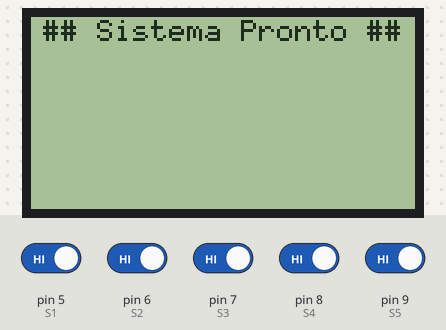
The sketch below on a simulated Arduino Uno, built with avr-gcc and run on an emulated ATmega328P. Parts: 128×64 one-colour display. The test bench sets the inputs (shaded band); at power-on: pin 5 (S1), pin 6 (S2), pin 7 (S3), pin 8 (S4), pin 9 (S5) HIGH. What the sketch prints to the serial monitor is not drawn.

Above: at 11.2 s.
11.3 s: pin 5 (S1) driven LOW and pin 6 (S2) driven LOW and pin 7 (S3) driven LOW and pin 8 (S4) driven LOW and pin 9 (S5) driven LOW
At 19.3 s:
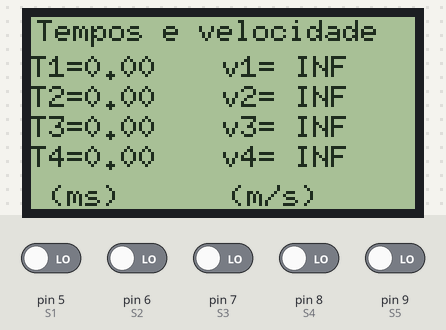
At 60.5 s:
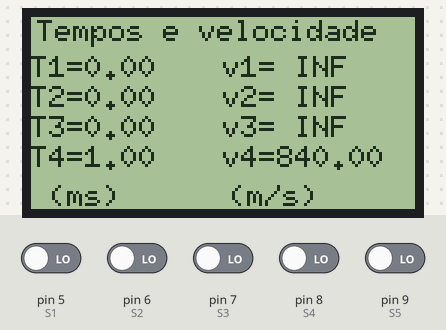
Timing chart, 0 to 60.8 s (numbered marks = the images above; inputs shaded):
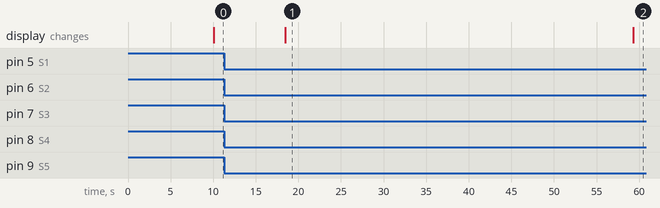

The sketch:

Trilho_LCD.ino
```cpp
/*--------------------------------------------------------------------------
  UNIVERSIDADE FEDERAL DO CEARÁ - UFC
  LABORATÓRIO DE MÍDIAS EDUCACIONAIS - LME
  PROJETO: Física com Arduino
  ANALISTA: Antonio de Lisboa Coutinho Junior
  DESENVOLVEDOR: Yure Vieira Sampaio Albuquerque
  DATA: 05/03/2018
  VERSÃO: 1.0
  REPOSITÓRIO: GOOGLE DRIVE\UAB - Arduino\Código Arduino

  DESCRIÇÃO:
  Código para coleta de dados do instrumento TRILHO HORIZONTAL ou QUEDA LIVRE.
  Possui cinco sensores de obstáculo para detectar um objeto
  que se desloque em um trilho (perfil em U) ou em queda livre.
  Conectorização em placa Arduino Uno R3.
  Serão tomados 4 tempos.
  Calculada a velocidade do objeto.
  Transmissão via módulo Serial/Bluetooth.
  Dados mostrados em um display LCD 128x64
  A introdução no Monitor Serial do Arduino a distância entre os sensores é opcional.

  --------------------------------------------------------------------------*/
#include "U8glib.h"
// A linha abaixo define as ligacoes e deve ser ajustada conforme o display utilizado.
U8GLIB_ST7920_128X64_4X u8g(10);//Ligação confirme https://circuitdigest.com/fullimage?i=circuitdiagram_mic/Interfacing-circuit-diagram-of-Graphical-LCD-with-Arduino.png
//Pinos para sensores(Entradas analogicas são usadas como entradas digitais simples)
#define S1 5
#define S2 6
#define S3 7
#define S4 8
#define S5 9

unsigned long t1 = 0, t2 = 0, t3 = 0, t4 = 0, t5 = 0; //Registros de tempo para cada sensor apartir de millis().
float T1, T2, T3, T4;                                 //Tempos entre sensores.
float v1, v2, v3, v4;                                 //Velocidades médias durante a passagem por cada cada sensor.
int sensor_atual = 5;                                 //Sensor ativado atualmente, importante para manter a sequencia de leitura de sensores.
int leitura;                                          //Habilita o calculo de velocidade após o termino da leitura de todos os sensores.
float distancia = -1.0;                               //Distancia entre sensores.

//Preparação do display.
void u8g_prepare()
{
  u8g.setFont(u8g_font_6x10);
  u8g.setFontRefHeightExtendedText();
  u8g.setDefaultForegroundColor();
  u8g.setFontPosTop();
}
//Rotina para imprimir mensagens.
void LCD_printValues() {
  String value1 = String(T1);
  String value2 = String(T2);
  String value3 = String(T3);
  String value4 = String(T4);

  char msg1[23], msg2[23], msg3[23], msg4[23];

  sprintf(msg1, "T1=%s", value1.c_str());
  sprintf(msg2, "T2=%s", value2.c_str());
  sprintf(msg3, "T3=%s", value3.c_str());
  sprintf(msg4, "T4=%s", value4.c_str());

  u8g.drawStr( 2, 0, "Tempos e velocidade");

  u8g.drawStr( 0, 12, msg1);
  u8g.drawStr( 0, 22, msg2);
  u8g.drawStr( 0, 32, msg3);
  u8g.drawStr( 0, 42, msg4);

  value1 = String(v1);
  value2 = String(v2);
  value3 = String(v3);
  value4 = String(v4);

  sprintf(msg1, "v1=%s", value1.c_str());
  sprintf(msg2, "v2=%s", value2.c_str());
  sprintf(msg3, "v3=%s", value3.c_str());
  sprintf(msg4, "v4=%s", value4.c_str());

  u8g.drawStr( 64, 12, msg1);
  u8g.drawStr( 64, 22, msg2);
  u8g.drawStr( 64, 32, msg3);
  u8g.drawStr( 64, 42, msg4);

  u8g.drawStr( 0, 55, " (ms)      (m/s) ");
}

void draw() {
  u8g_prepare();
  LCD_printValues();
}

void setup() {
  //Configuração de pinos como entradas digitais.
  pinMode (S1, INPUT);
  pinMode (S2, INPUT);
  pinMode (S3, INPUT);
  pinMode (S4, INPUT);
  pinMode (S5, INPUT);
  //Comunicação serial configurada.
  Serial.begin (9600);

  //Serial.print("Entre com a distancia em milimetros entre os sensores(1 valor)");
  String distancia_str;
 //Laço para colher dados a referentes da distancia entre sensores.
  //Apos 30 segundos atribuir um valor padrão de 200 mm.
  while (millis()<10000) {
    while (Serial.available()) {
      char dado = Serial.read();
      distancia_str.concat(dado);
    }

    //Conversão de string para float(texto p/ numero decimal)
    distancia = distancia_str.toFloat();

    //Quando a distancia for maior que zero, saia do laço.
    if (distancia > 0) {
      //Serial.print("Distancia entre sensores configurada para: ");
      //Serial.print(distancia);
      //Serial.print(" mm/");
      break;
    }
    else {
      //Serial.print("Entre com um valor valido!/");
      distancia_str = "";
    }
    delay(1000);
  }
  if(distancia <= 0){
    distancia = 210;
    }
  //Serial.print("Sistema pronto/");

  u8g.setRot180();//Flip do texto no lcd(se necessario)
  u8g_prepare();
  u8g.firstPage();
  do
  {
    //Mensagem no display.
    u8g.drawStr( 4, 0, "## Sistema Pronto ##");
  }
  while ( u8g.nextPage() );
}

// Laco principal do programa
void loop() {
  if (digitalRead(S1) == LOW && sensor_atual == 5) {
    t1 = millis();
    sensor_atual = 1;
    //Serial.print("Sensor1/");
  }
  if (digitalRead(S2) == LOW && sensor_atual == 1) {
    t2 = millis();
    sensor_atual = 2;
    //Serial.print("Sensor2/");
  }
  if (digitalRead(S3) == LOW && sensor_atual == 2) {
    t3 = millis();
    sensor_atual = 3;
    //Serial.print("Sensor3/");
  }
  if (digitalRead(S4) == LOW && sensor_atual == 3) {
    t4 = millis();
    sensor_atual = 4;
    //Serial.print("Sensor4/");
  }
  if (digitalRead(S5) == LOW && sensor_atual == 4) {
    t5 = millis();
    sensor_atual = 5;
    //Serial.print("Sensor5/");
    leitura = 1;
  }
  //Pos leitura
  if ( leitura == 1 ) {
    T1 = (t2 - t1) ;
    T2 = (t3 - t1) ;
    T3 = (t4 - t1) ;
    T4 = (t5 - t1) ;

    //Calculo da Velocidade
    v1 = distancia / T1;
    v2 = 2 * distancia / T2;
    v3 = 3 * distancia / T3;
    v4 = 4 * distancia / T4;
    leitura = 0;

    Serial.print("Tempo1|");
    Serial.print(T1);
    delay(1000);
    Serial.print("Tempo2|");
    Serial.print(T2);
    delay(1000);
    Serial.print("Tempo3|");
    Serial.print(T3);
    delay(1000);
    Serial.print("Tempo4|");
    Serial.print(T4);
    delay(1000);
    Serial.print("v1|");
    Serial.print(v1, 6);
    delay(1000);
    Serial.print("v2|");
    Serial.print(v2, 6);
    delay(1000);
    Serial.print("v3|");
    Serial.print(v3, 6);
    delay(1000);
    Serial.print("v4|");
    Serial.print(v4, 6);

    //Escrita no LCD
    u8g.firstPage();
    do
    {
      //Escrita dos dados no display de LCD.
      draw();
    }
    while ( u8g.nextPage() );
    delay(1000);
  }
}
```

Measured:
- after the input at 11.3 s, the display: changes after 7.2 s (image 1)
- what the display in image 1 shows lasts 40.8 s, from 18.5 s to 59.3 s
